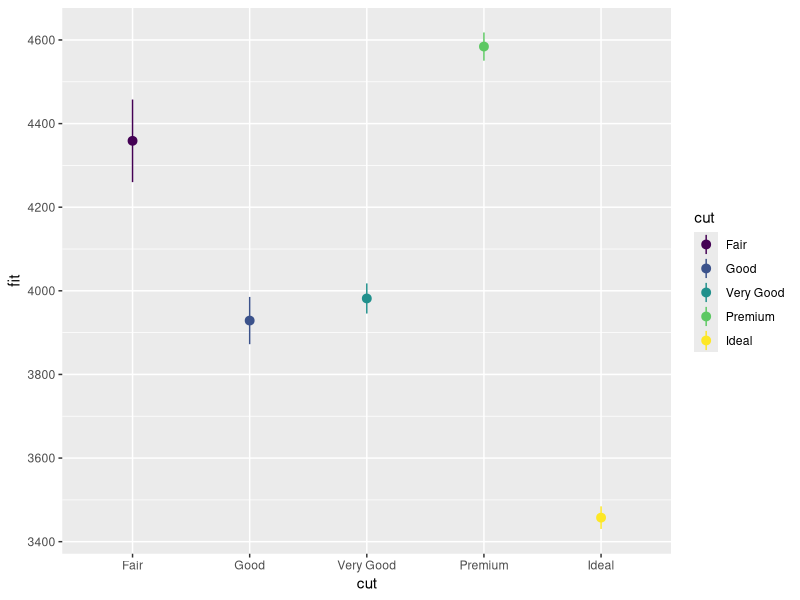
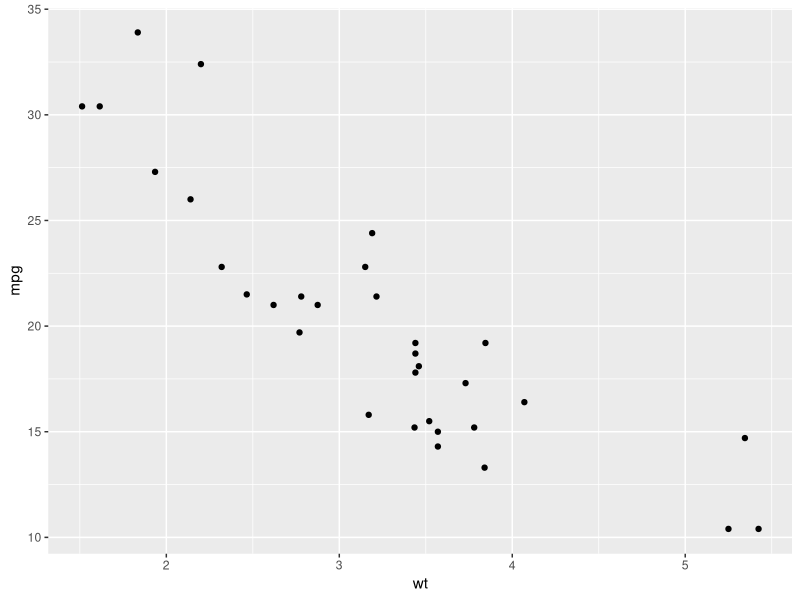
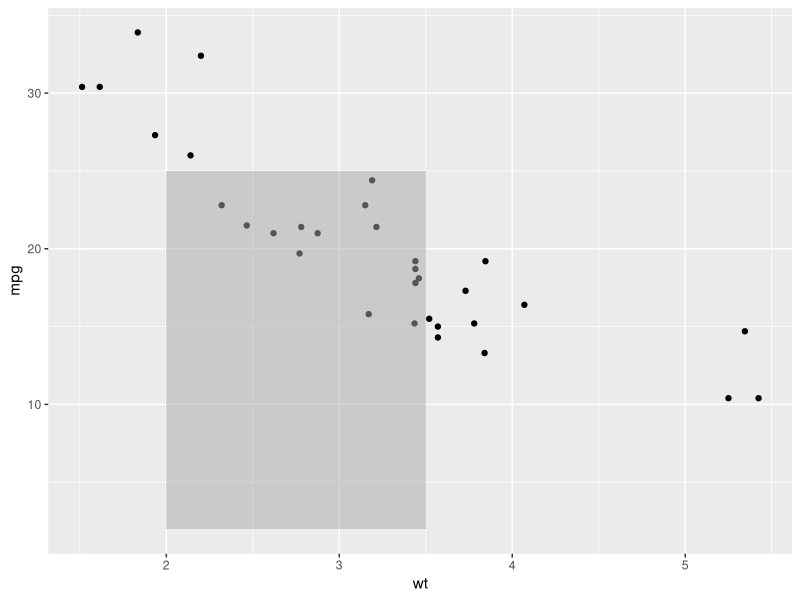
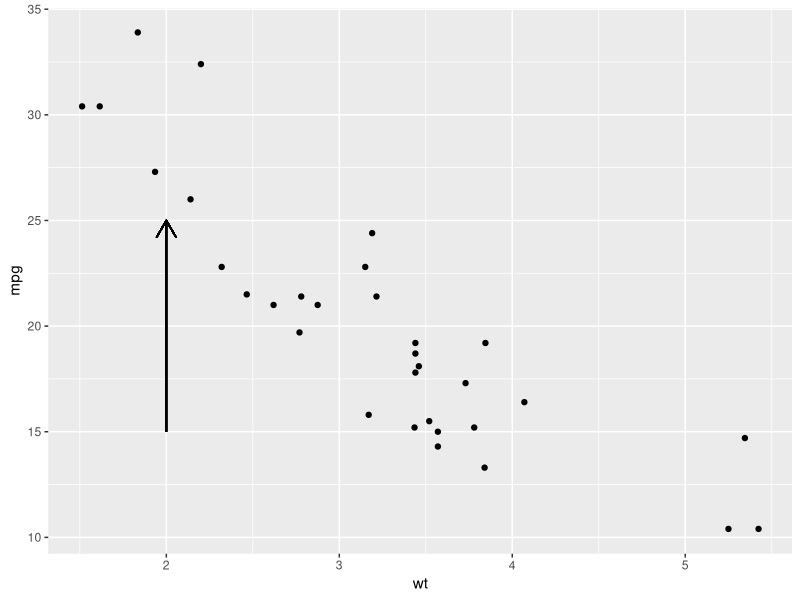
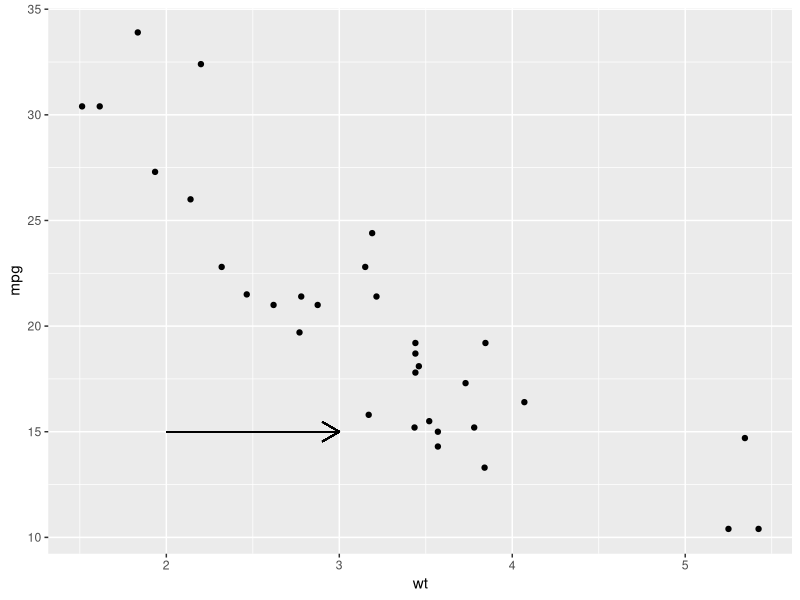
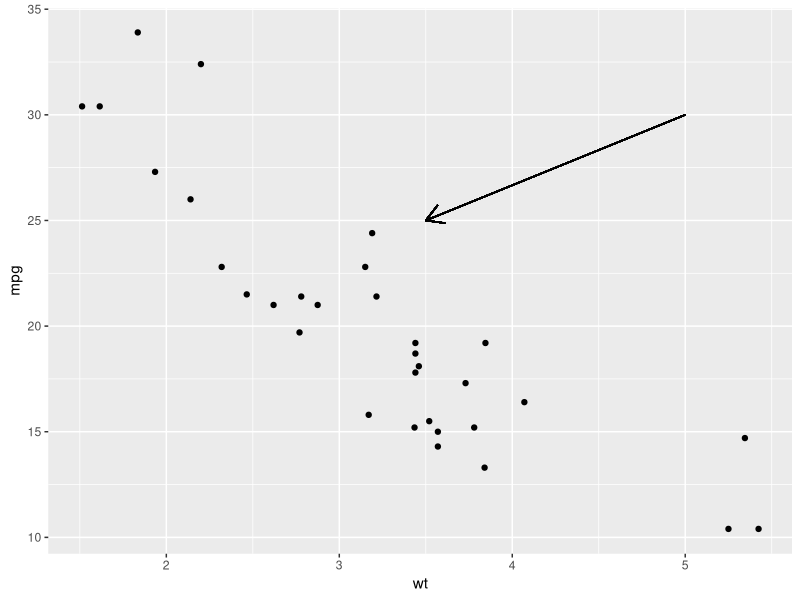
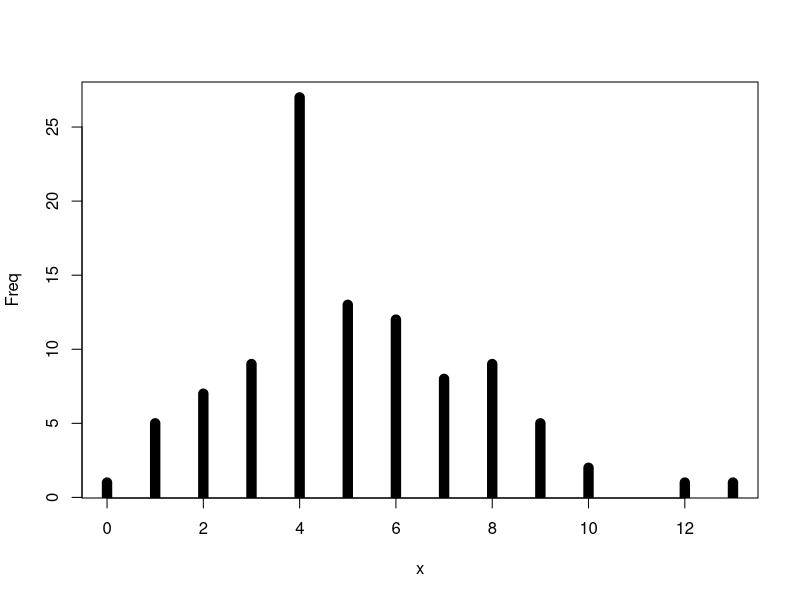
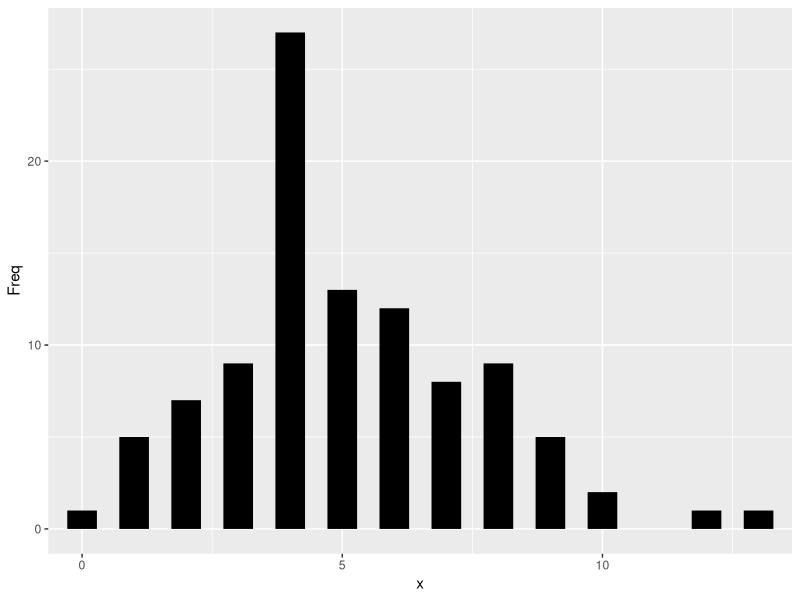

The R script that drew these images, in order:
library(ggplot2)


### Name: aes_position
### Title: Position related aesthetics: x, y, xmin, xmax, ymin, ymax, xend,
###   yend
### Aliases: aes_position x y xmin xmax ymin ymax xend yend

### ** Examples


# Generate data: means and standard errors of means for prices
# for each type of cut
dmod <- lm(price ~ cut, data = diamonds)
cut <- unique(diamonds$cut)
cuts_df <- data.frame(
  cut,
  predict(dmod, data.frame(cut), se = TRUE)[c("fit", "se.fit")]
)
ggplot(cuts_df) +
  aes(
   x = cut,
   y = fit,
   ymin = fit - se.fit,
   ymax = fit + se.fit,
   colour = cut
  ) +
  geom_pointrange()

# Using annotate
p <- ggplot(mtcars, aes(x = wt, y = mpg)) + geom_point()
p
p + annotate(
  "rect", xmin = 2, xmax = 3.5, ymin = 2, ymax = 25,
  fill = "dark grey", alpha = .5
)

# Geom_segment examples
p + geom_segment(
  aes(x = 2, y = 15, xend = 2, yend = 25),
  arrow = arrow(length = unit(0.5, "cm"))
)
p + geom_segment(
  aes(x = 2, y = 15, xend = 3, yend = 15),
  arrow = arrow(length = unit(0.5, "cm"))
)
p + geom_segment(
  aes(x = 5, y = 30, xend = 3.5, yend = 25),
  arrow = arrow(length = unit(0.5, "cm"))
)

# You can also use geom_segment() to recreate plot(type = "h")
# from base R:
counts <- as.data.frame(table(x = rpois(100, 5)))
counts$x <- as.numeric(as.character(counts$x))
with(counts, plot(x, Freq, type = "h", lwd = 10))

ggplot(counts, aes(x = x, y = Freq)) +
  geom_segment(aes(yend = 0, xend = x), size = 10)
